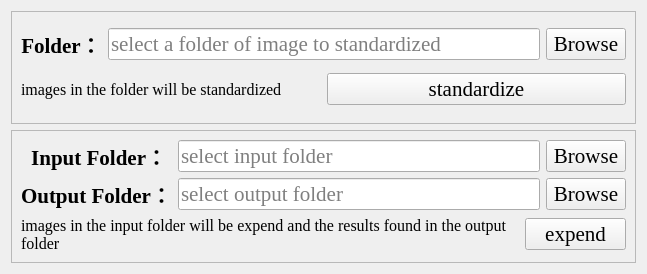
<?xml version="1.0" encoding="UTF-8"?>
<ui version="4.0">
 <class>dataTab</class>
 <widget class="QWidget" name="dataTab">
  <property name="geometry">
   <rect>
    <x>0</x>
    <y>0</y>
    <width>647</width>
    <height>274</height>
   </rect>
  </property>
  <property name="windowTitle">
   <string>data pre process</string>
  </property>
  <layout class="QVBoxLayout" name="verticalLayout_3">
   <item>
    <widget class="QFrame" name="frame">
     <property name="frameShape">
      <enum>QFrame::StyledPanel</enum>
     </property>
     <property name="frameShadow">
      <enum>QFrame::Sunken</enum>
     </property>
     <layout class="QVBoxLayout" name="verticalLayout">
      <item>
       <layout class="QHBoxLayout" name="horizontalLayout">
        <item>
         <widget class="QLabel" name="label_27">
          <property name="sizePolicy">
           <sizepolicy hsizetype="Preferred" vsizetype="Fixed">
            <horstretch>0</horstretch>
            <verstretch>0</verstretch>
           </sizepolicy>
          </property>
          <property name="font">
           <font>
            <family>Times New Roman</family>
            <pointsize>16</pointsize>
            <weight>75</weight>
            <italic>false</italic>
            <bold>true</bold>
           </font>
          </property>
          <property name="text">
           <string>Folder：</string>
          </property>
          <property name="alignment">
           <set>Qt::AlignCenter</set>
          </property>
          <property name="buddy">
           <cstring>lineEdit_standardize_folder</cstring>
          </property>
         </widget>
        </item>
        <item>
         <widget class="QLineEdit" name="lineEdit_standardize_folder">
          <property name="font">
           <font>
            <family>Times New Roman</family>
            <pointsize>16</pointsize>
            <weight>50</weight>
            <italic>false</italic>
            <bold>false</bold>
           </font>
          </property>
          <property name="inputMask">
           <string/>
          </property>
          <property name="text">
           <string/>
          </property>
          <property name="readOnly">
           <bool>true</bool>
          </property>
          <property name="placeholderText">
           <string>select a folder of image to standardized</string>
          </property>
         </widget>
        </item>
        <item>
         <widget class="QPushButton" name="pushButton_standardize_browse">
          <property name="font">
           <font>
            <family>Times New Roman</family>
            <pointsize>16</pointsize>
            <weight>50</weight>
            <italic>false</italic>
            <bold>false</bold>
           </font>
          </property>
          <property name="text">
           <string>Browse</string>
          </property>
         </widget>
        </item>
       </layout>
      </item>
      <item>
       <layout class="QHBoxLayout" name="horizontalLayout_2">
        <item>
         <widget class="QLabel" name="label">
          <property name="font">
           <font>
            <family>Times New Roman</family>
            <pointsize>12</pointsize>
           </font>
          </property>
          <property name="text">
           <string>images in the folder will be standardized</string>
          </property>
         </widget>
        </item>
        <item>
         <widget class="QPushButton" name="pushButton_standardize">
          <property name="enabled">
           <bool>true</bool>
          </property>
          <property name="font">
           <font>
            <family>Times New Roman</family>
            <pointsize>16</pointsize>
            <weight>50</weight>
            <italic>false</italic>
            <bold>false</bold>
           </font>
          </property>
          <property name="text">
           <string>standardize</string>
          </property>
         </widget>
        </item>
       </layout>
      </item>
     </layout>
    </widget>
   </item>
   <item>
    <widget class="QFrame" name="frame_2">
     <property name="frameShape">
      <enum>QFrame::StyledPanel</enum>
     </property>
     <property name="frameShadow">
      <enum>QFrame::Sunken</enum>
     </property>
     <layout class="QVBoxLayout" name="verticalLayout_2">
      <item>
       <layout class="QGridLayout" name="gridLayout">
        <item row="0" column="0">
         <widget class="QLabel" name="label_25">
          <property name="sizePolicy">
           <sizepolicy hsizetype="Preferred" vsizetype="Fixed">
            <horstretch>0</horstretch>
            <verstretch>0</verstretch>
           </sizepolicy>
          </property>
          <property name="font">
           <font>
            <family>Times New Roman</family>
            <pointsize>16</pointsize>
            <weight>75</weight>
            <italic>false</italic>
            <bold>true</bold>
           </font>
          </property>
          <property name="text">
           <string> Input Folder：</string>
          </property>
          <property name="alignment">
           <set>Qt::AlignCenter</set>
          </property>
          <property name="buddy">
           <cstring>lineEdit_input_folder</cstring>
          </property>
         </widget>
        </item>
        <item row="0" column="1">
         <widget class="QLineEdit" name="lineEdit_input_folder">
          <property name="font">
           <font>
            <family>Times New Roman</family>
            <pointsize>16</pointsize>
            <weight>50</weight>
            <italic>false</italic>
            <bold>false</bold>
           </font>
          </property>
          <property name="inputMask">
           <string/>
          </property>
          <property name="text">
           <string/>
          </property>
          <property name="readOnly">
           <bool>true</bool>
          </property>
          <property name="placeholderText">
           <string>select input folder</string>
          </property>
         </widget>
        </item>
        <item row="0" column="2">
         <widget class="QPushButton" name="pushButton_input_browse">
          <property name="font">
           <font>
            <family>Times New Roman</family>
            <pointsize>16</pointsize>
            <weight>50</weight>
            <italic>false</italic>
            <bold>false</bold>
           </font>
          </property>
          <property name="text">
           <string>Browse</string>
          </property>
         </widget>
        </item>
        <item row="1" column="0">
         <widget class="QLabel" name="label_26">
          <property name="sizePolicy">
           <sizepolicy hsizetype="Preferred" vsizetype="Fixed">
            <horstretch>0</horstretch>
            <verstretch>0</verstretch>
           </sizepolicy>
          </property>
          <property name="font">
           <font>
            <family>Times New Roman</family>
            <pointsize>16</pointsize>
            <weight>75</weight>
            <italic>false</italic>
            <bold>true</bold>
           </font>
          </property>
          <property name="text">
           <string>Output Folder：</string>
          </property>
          <property name="alignment">
           <set>Qt::AlignCenter</set>
          </property>
          <property name="buddy">
           <cstring>lineEdit_output_folder</cstring>
          </property>
         </widget>
        </item>
        <item row="1" column="1">
         <widget class="QLineEdit" name="lineEdit_output_folder">
          <property name="font">
           <font>
            <family>Times New Roman</family>
            <pointsize>16</pointsize>
            <weight>50</weight>
            <italic>false</italic>
            <bold>false</bold>
           </font>
          </property>
          <property name="inputMask">
           <string/>
          </property>
          <property name="text">
           <string/>
          </property>
          <property name="readOnly">
           <bool>true</bool>
          </property>
          <property name="placeholderText">
           <string>select output folder</string>
          </property>
         </widget>
        </item>
        <item row="1" column="2">
         <widget class="QPushButton" name="pushButton_output_browse">
          <property name="font">
           <font>
            <family>Times New Roman</family>
            <pointsize>16</pointsize>
            <weight>50</weight>
            <italic>false</italic>
            <bold>false</bold>
           </font>
          </property>
          <property name="text">
           <string>Browse</string>
          </property>
         </widget>
        </item>
       </layout>
      </item>
      <item>
       <layout class="QHBoxLayout" name="horizontalLayout_3" stretch="5,1">
        <property name="spacing">
         <number>0</number>
        </property>
        <item>
         <widget class="QLabel" name="label_2">
          <property name="font">
           <font>
            <family>Times New Roman</family>
            <pointsize>12</pointsize>
           </font>
          </property>
          <property name="text">
           <string>images in the input folder will be expend and the results found in the output folder</string>
          </property>
          <property name="wordWrap">
           <bool>true</bool>
          </property>
         </widget>
        </item>
        <item>
         <widget class="QPushButton" name="pushButton_expend">
          <property name="enabled">
           <bool>true</bool>
          </property>
          <property name="font">
           <font>
            <family>Times New Roman</family>
            <pointsize>16</pointsize>
            <weight>50</weight>
            <italic>false</italic>
            <bold>false</bold>
           </font>
          </property>
          <property name="text">
           <string>expend</string>
          </property>
         </widget>
        </item>
       </layout>
      </item>
     </layout>
    </widget>
   </item>
  </layout>
 </widget>
 <resources/>
 <connections/>
</ui>
